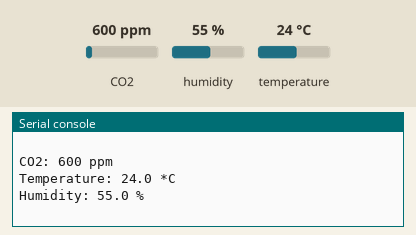
A program run on a simulated Raspberry Pi Pico running CircuitPython. Shown: the last lines printed to the serial console. The inputs (shaded band) are chosen by the test bench; at power-on: CO2 600 ppm, humidity 55 %, temperature 24 °C.

Above: at 1.2 s.
1.3 s: CO2 set to 452 ppm
2.8 s: humidity set to 22 %
At 3.8 s:
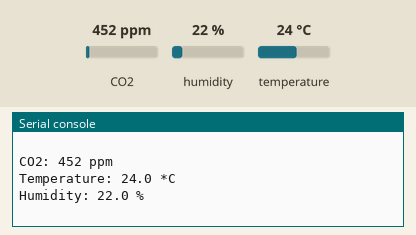
4.3 s: temperature set to 12 °C
At 5.8 s:
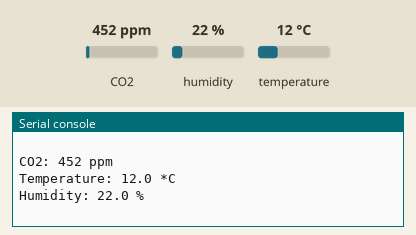

Measured:
- after the input at 2.8 s, the serial console: prints a new line after 0.21 s (image 1)
- after the input at 4.3 s, the serial console: prints a new line after 0.71 s (image 2)

The program:

code.py
```python
# MakeZurich Badge 2023
# SCD41 Simple Example

# Requires:
#  lib/adafruit_scd4x.mpy
#  lib/adafruit_bus_device - Transient, needed for bus synchronization
#  lib/adafruit_register - Transient, needed for I2C communication

import time
import board
import busio
import adafruit_scd4x

# See badge pinout, depending on the connector you use
# you have to select the corresponding GPIOs used for the I2C communication
# https://github.com/makezurich/makezurich-badge-2023/blob/main/makezurich2023-badge-pinout.png
# The format is busio.I2C(SCL, SDA)
# The example below assumes you used I2C1 on the badge

i2c = busio.I2C(board.GP3, board.GP2)
scd4x = adafruit_scd4x.SCD4X(i2c)
print("Serial number:", [hex(i) for i in scd4x.serial_number])

scd4x.start_periodic_measurement()
print("Waiting for first measurement....")

while True:
    if scd4x.data_ready:
        print("CO2: %d ppm" % scd4x.CO2)
        print("Temperature: %0.1f *C" % scd4x.temperature)
        print("Humidity: %0.1f %%" % scd4x.relative_humidity)
        print()
    time.sleep(1)
```
